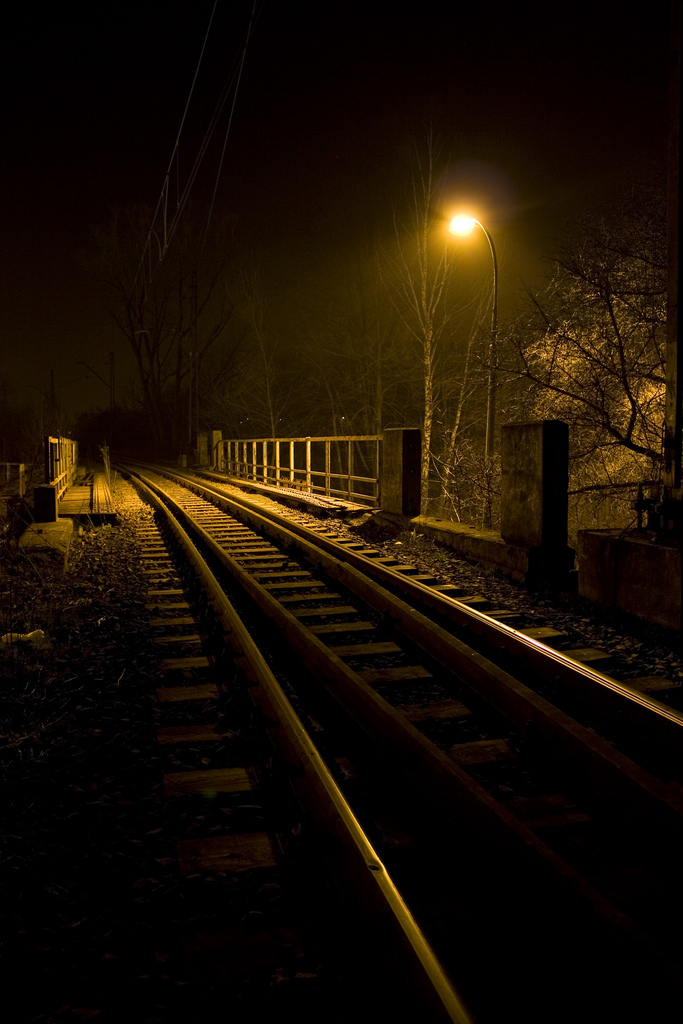
#> input picture week 3/night.jpg, 683 x 1024 px
$ python power_tranform.py
#> lines starting #> are read from the running program, lines starting #| are printed output that depends on the picture
# -*- coding: utf-8 -*-
"""
Created on Sat Mar  5 09:25:27 2022

@author: ngomi
"""

import cv2 as cv
import matplotlib.pyplot as plt
import numpy as np

img = cv.imread("night.jpg", cv.IMREAD_COLOR)
#> img is the input picture: shape (1024, 683, 3); mean B, G, R 3.7, 15.3, 25.8
img = cv.cvtColor(img, cv.COLOR_BGR2RGB)
plt.imshow(img)
plt.show()

c = 0.05
gamma = 1.3

s = np.array(c * 255 * ((img/255) ** gamma))
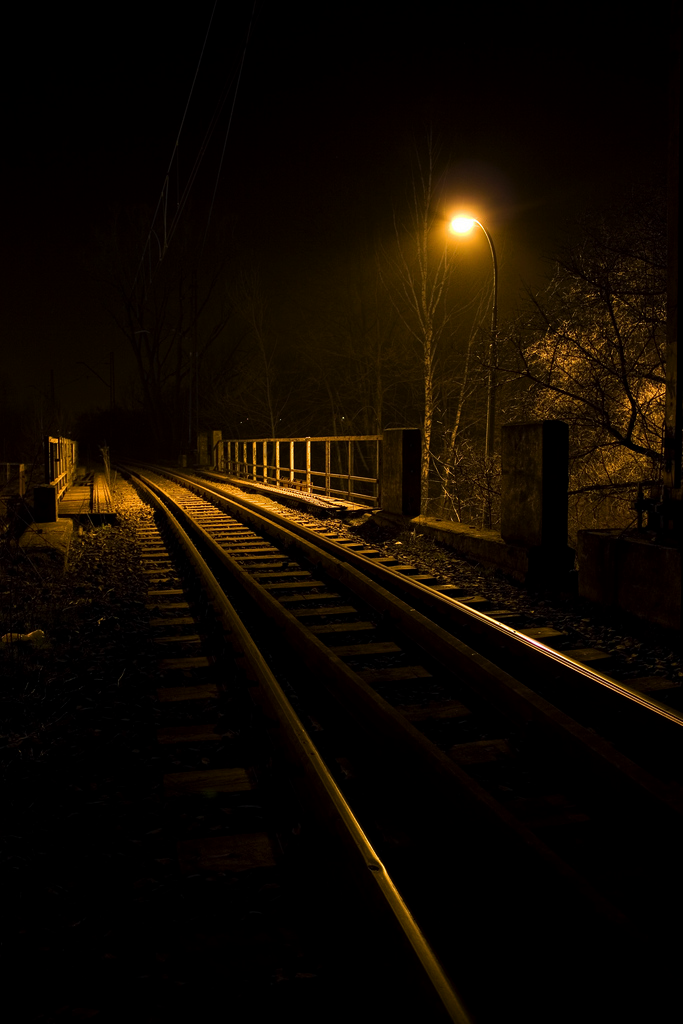
#> s: shape (1024, 683, 3) float64; mean R, G, B 0.854, 0.479, 0.0923; drawn with min black and max white

plt.imshow(s)
plt.show()
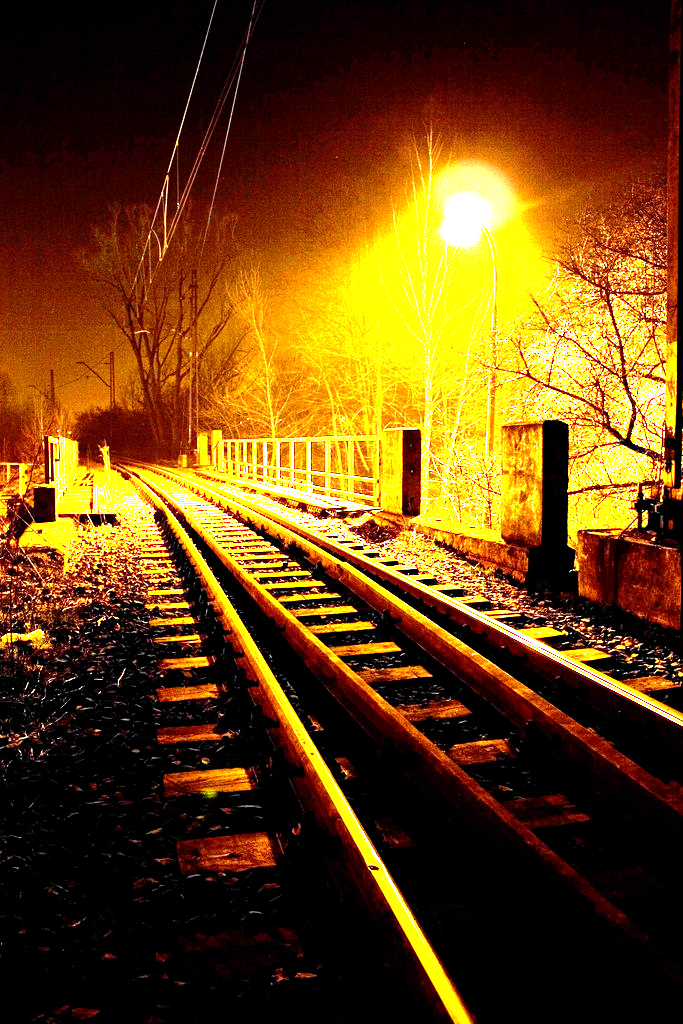
#> shown: shape (1024, 683, 3) float64; mean R, G, B 0.408, 0.26, 0.066
